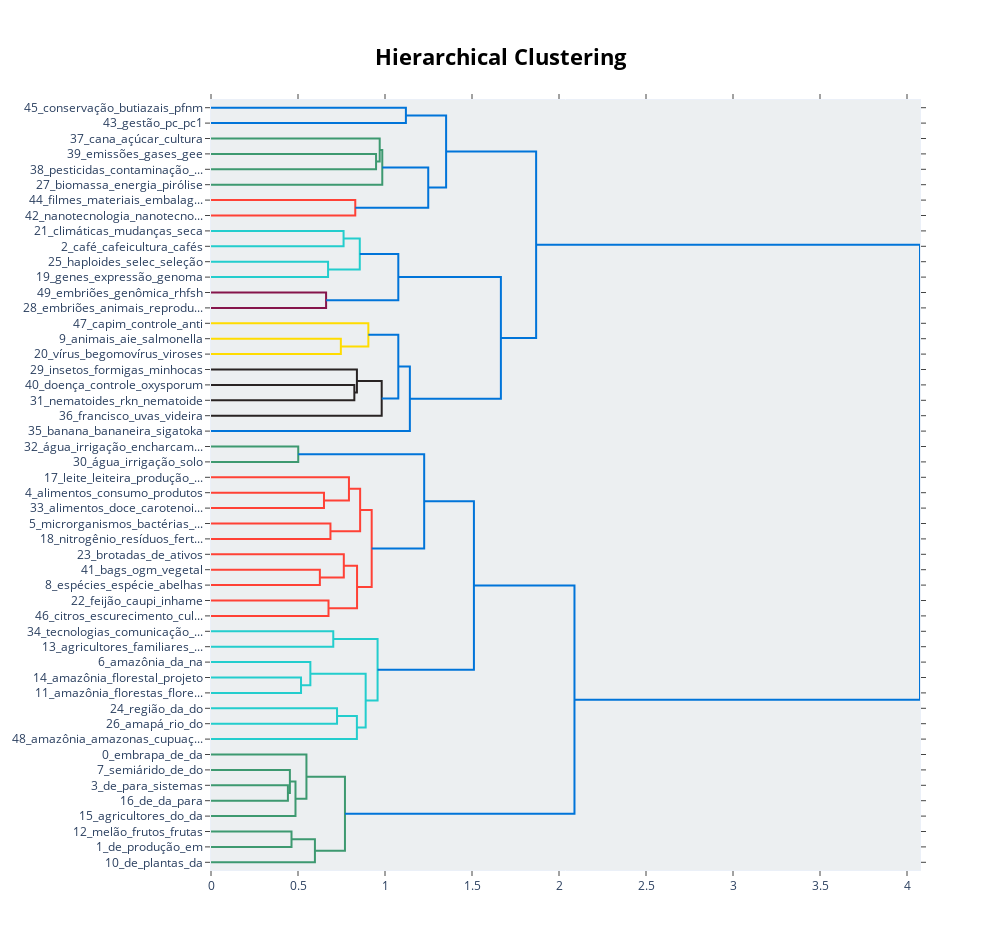

The notebook cell saved with this chart:
### Markdown cell above
Podemos também visualizar os tópicos de maneira hierárquica graças ao uso do HDBSCAN:

### Code cell
topic_model.visualize_hierarchy(top_n_topics=50)

### Figure 1 — Plotly figure (JSON) as saved in the notebook; plotly's stock layout.template omitted (floating-point values rounded to 4 significant figures)
{"data": [{"hoverinfo": "text", "marker": {"color": "rgb(0,116,217)"}, "mode": "lines", "type": "scatter", "x": [0, 1.12, 1.12, 0], "xaxis": "x", "y": [-5, -5, -15, -15], "yaxis": "y"}, {"hoverinfo": "text", "marker": {"color": "rgb(61,153,112)"}, "mode": "lines", "type": "scatter", "x": [0, 0.9486, 0.9486, 0], "xaxis": "x", "y": [-35, -35, -45, -45], "yaxis": "y"}, {"hoverinfo": "text", "marker": {"color": "rgb(61,153,112)"}, "mode": "lines", "type": "scatter", "x": [0, 0.9696, 0.9696, 0.9486], "xaxis": "x", "y": [-25, -25, -40, -40], "yaxis": "y"}, {"hoverinfo": "text", "marker": {"color": "rgb(61,153,112)"}, "mode": "lines", "type": "scatter", "x": [0.9696, 0.9844, 0.9844, 0], "xaxis": "x", "y": [-32.5, -32.5, -55, -55], "yaxis": "y"}, {"hoverinfo": "text", "marker": {"color": "rgb(255,65,54)"}, "mode": "lines", "type": "scatter", "x": [0, 0.8291, 0.8291, 0], "xaxis": "x", "y": [-65, -65, -75, -75], "yaxis": "y"}, {"hoverinfo": "text", "marker": {"color": "rgb(0,116,217)"}, "mode": "lines", "type": "scatter", "x": [0.9844, 1.248, 1.248, 0.8291], "xaxis": "x", "y": [-43.75, -43.75, -70, -70], "yaxis": "y"}, {"hoverinfo": "text", "marker": {"color": "rgb(0,116,217)"}, "mode": "lines", "type": "scatter", "x": [1.12, 1.351, 1.351, 1.248], "xaxis": "x", "y": [-10, -10, -56.88, -56.88], "yaxis": "y"}, {"hoverinfo": "text", "marker": {"color": "rgb(35,205,205)"}, "mode": "lines", "type": "scatter", "x": [0, 0.7619, 0.7619, 0], "xaxis": "x", "y": [-85, -85, -95, -95], "yaxis": "y"}, {"hoverinfo": "text", "marker": {"color": "rgb(35,205,205)"}, "mode": "lines", "type": "scatter", "x": [0, 0.6728, 0.6728, 0], "xaxis": "x", "y": [-105, -105, -115, -115], "yaxis": "y"}, {"hoverinfo": "text", "marker": {"color": "rgb(35,205,205)"}, "mode": "lines", "type": "scatter", "x": [0.7619, 0.8551, 0.8551, 0.6728], "xaxis": "x", "y": [-90, -90, -110, -110], "yaxis": "y"}, {"hoverinfo": "text", "marker": {"color": "rgb(133,20,75)"}, "mode": "lines", "type": "scatter", "x": [0, 0.6614, 0.6614, 0], "xaxis": "x", "y": [-125, -125, -135, -135], "yaxis": "y"}, {"hoverinfo": "text", "marker": {"color": "rgb(0,116,217)"}, "mode": "lines", "type": "scatter", "x": [0.8551, 1.077, 1.077, 0.6614], "xaxis": "x", "y": [-100, -100, -130, -130], "yaxis": "y"}, {"hoverinfo": "text", "marker": {"color": "rgb(255,220,0)"}, "mode": "lines", "type": "scatter", "x": [0, 0.7462, 0.7462, 0], "xaxis": "x", "y": [-155, -155, -165, -165], "yaxis": "y"}, {"hoverinfo": "text", "marker": {"color": "rgb(255,220,0)"}, "mode": "lines", "type": "scatter", "x": [0, 0.9043, 0.9043, 0.7462], "xaxis": "x", "y": [-145, -145, -160, -160], "yaxis": "y"}, {"hoverinfo": "text", "marker": {"color": "rgb(40,35,35)"}, "mode": "lines", "type": "scatter", "x": [0, 0.8238, 0.8238, 0], "xaxis": "x", "y": [-185, -185, -195, -195], "yaxis": "y"}, {"hoverinfo": "text", "marker": {"color": "rgb(40,35,35)"}, "mode": "lines", "type": "scatter", "x": [0, 0.8386, 0.8386, 0.8238], "xaxis": "x", "y": [-175, -175, -190, -190], "yaxis": "y"}, {"hoverinfo": "text", "marker": {"color": "rgb(40,35,35)"}, "mode": "lines", "type": "scatter", "x": [0.8386, 0.9811, 0.9811, 0], "xaxis": "x", "y": [-182.5, -182.5, -205, -205], "yaxis": "y"}, {"hoverinfo": "text", "marker": {"color": "rgb(0,116,217)"}, "mode": "lines", "type": "scatter", "x": [0.9043, 1.076, 1.076, 0.9811], "xaxis": "x", "y": [-152.5, -152.5, -193.8, -193.8], "yaxis": "y"}, {"hoverinfo": "text", "marker": {"color": "rgb(0,116,217)"}, "mode": "lines", "type": "scatter", "x": [1.076, 1.143, 1.143, 0], "xaxis": "x", "y": [-173.1, -173.1, -215, -215], "yaxis": "y"}, {"hoverinfo": "text", "marker": {"color": "rgb(0,116,217)"}, "mode": "lines", "type": "scatter", "x": [1.077, 1.666, 1.666, 1.143], "xaxis": "x", "y": [-115, -115, -194.1, -194.1], "yaxis": "y"}, {"hoverinfo": "text", "marker": {"color": "rgb(0,116,217)"}, "mode": "lines", "type": "scatter", "x": [1.351, 1.869, 1.869, 1.666], "xaxis": "x", "y": [-33.44, -33.44, -154.5, -154.5], "yaxis": "y"}, {"hoverinfo": "text", "marker": {"color": "rgb(61,153,112)"}, "mode": "lines", "type": "scatter", "x": [0, 0.5014, 0.5014, 0], "xaxis": "x", "y": [-225, -225, -235, -235], "yaxis": "y"}, {"hoverinfo": "text", "marker": {"color": "rgb(255,65,54)"}, "mode": "lines", "type": "scatter", "x": [0, 0.6493, 0.6493, 0], "xaxis": "x", "y": [-255, -255, -265, -265], "yaxis": "y"}, {"hoverinfo": "text", "marker": {"color": "rgb(255,65,54)"}, "mode": "lines", "type": "scatter", "x": [0, 0.7928, 0.7928, 0.6493], "xaxis": "x", "y": [-245, -245, -260, -260], "yaxis": "y"}, {"hoverinfo": "text", "marker": {"color": "rgb(255,65,54)"}, "mode": "lines", "type": "scatter", "x": [0, 0.6865, 0.6865, 0], "xaxis": "x", "y": [-275, -275, -285, -285], "yaxis": "y"}, {"hoverinfo": "text", "marker": {"color": "rgb(255,65,54)"}, "mode": "lines", "type": "scatter", "x": [0.7928, 0.857, 0.857, 0.6865], "xaxis": "x", "y": [-252.5, -252.5, -280, -280], "yaxis": "y"}, {"hoverinfo": "text", "marker": {"color": "rgb(255,65,54)"}, "mode": "lines", "type": "scatter", "x": [0, 0.6257, 0.6257, 0], "xaxis": "x", "y": [-305, -305, -315, -315], "yaxis": "y"}, {"hoverinfo": "text", "marker": {"color": "rgb(255,65,54)"}, "mode": "lines", "type": "scatter", "x": [0, 0.7633, 0.7633, 0.6257], "xaxis": "x", "y": [-295, -295, -310, -310], "yaxis": "y"}, {"hoverinfo": "text", "marker": {"color": "rgb(255,65,54)"}, "mode": "lines", "type": "scatter", "x": [0, 0.6753, 0.6753, 0], "xaxis": "x", "y": [-325, -325, -335, -335], "yaxis": "y"}, {"hoverinfo": "text", "marker": {"color": "rgb(255,65,54)"}, "mode": "lines", "type": "scatter", "x": [0.7633, 0.8394, 0.8394, 0.6753], "xaxis": "x", "y": [-302.5, -302.5, -330, -330], "yaxis": "y"}, {"hoverinfo": "text", "marker": {"color": "rgb(255,65,54)"}, "mode": "lines", "type": "scatter", "x": [0.857, 0.9235, 0.9235, 0.8394], "xaxis": "x", "y": [-266.2, -266.2, -316.2, -316.2], "yaxis": "y"}, {"hoverinfo": "text", "marker": {"color": "rgb(0,116,217)"}, "mode": "lines", "type": "scatter", "x": [0.5014, 1.225, 1.225, 0.9235], "xaxis": "x", "y": [-230, -230, -291.2, -291.2], "yaxis": "y"}, {"hoverinfo": "text", "marker": {"color": "rgb(35,205,205)"}, "mode": "lines", "type": "scatter", "x": [0, 0.7027, 0.7027, 0], "xaxis": "x", "y": [-345, -345, -355, -355], "yaxis": "y"}, {"hoverinfo": "text", "marker": {"color": "rgb(35,205,205)"}, "mode": "lines", "type": "scatter", "x": [0, 0.5174, 0.5174, 0], "xaxis": "x", "y": [-375, -375, -385, -385], "yaxis": "y"}, {"hoverinfo": "text", "marker": {"color": "rgb(35,205,205)"}, "mode": "lines", "type": "scatter", "x": [0, 0.571, 0.571, 0.5174], "xaxis": "x", "y": [-365, -365, -380, -380], "yaxis": "y"}, {"hoverinfo": "text", "marker": {"color": "rgb(35,205,205)"}, "mode": "lines", "type": "scatter", "x": [0, 0.7244, 0.7244, 0], "xaxis": "x", "y": [-395, -395, -405, -405], "yaxis": "y"}, {"hoverinfo": "text", "marker": {"color": "rgb(35,205,205)"}, "mode": "lines", "type": "scatter", "x": [0.7244, 0.8384, 0.8384, 0], "xaxis": "x", "y": [-400, -400, -415, -415], "yaxis": "y"}, {"hoverinfo": "text", "marker": {"color": "rgb(35,205,205)"}, "mode": "lines", "type": "scatter", "x": [0.571, 0.8889, 0.8889, 0.8384], "xaxis": "x", "y": [-372.5, -372.5, -407.5, -407.5], "yaxis": "y"}, {"hoverinfo": "text", "marker": {"color": "rgb(35,205,205)"}, "mode": "lines", "type": "scatter", "x": [0.7027, 0.9573, 0.9573, 0.8889], "xaxis": "x", "y": [-350, -350, -390, -390], "yaxis": "y"}, {"hoverinfo": "text", "marker": {"color": "rgb(0,116,217)"}, "mode": "lines", "type": "scatter", "x": [1.225, 1.511, 1.511, 0.9573], "xaxis": "x", "y": [-260.6, -260.6, -370, -370], "yaxis": "y"}, {"hoverinfo": "text", "marker": {"color": "rgb(61,153,112)"}, "mode": "lines", "type": "scatter", "x": [0, 0.442, 0.442, 0], "xaxis": "x", "y": [-445, -445, -455, -455], "yaxis": "y"}, {"hoverinfo": "text", "marker": {"color": "rgb(61,153,112)"}, "mode": "lines", "type": "scatter", "x": [0, 0.4533, 0.4533, 0.442], "xaxis": "x", "y": [-435, -435, -450, -450], "yaxis": "y"}, {"hoverinfo": "text", "marker": {"color": "rgb(61,153,112)"}, "mode": "lines", "type": "scatter", "x": [0.4533, 0.4856, 0.4856, 0], "xaxis": "x", "y": [-442.5, -442.5, -465, -465], "yaxis": "y"}, {"hoverinfo": "text", "marker": {"color": "rgb(61,153,112)"}, "mode": "lines", "type": "scatter", "x": [0, 0.5485, 0.5485, 0.4856], "xaxis": "x", "y": [-425, -425, -453.8, -453.8], "yaxis": "y"}, {"hoverinfo": "text", "marker": {"color": "rgb(61,153,112)"}, "mode": "lines", "type": "scatter", "x": [0, 0.4627, 0.4627, 0], "xaxis": "x", "y": [-475, -475, -485, -485], "yaxis": "y"}, {"hoverinfo": "text", "marker": {"color": "rgb(61,153,112)"}, "mode": "lines", "type": "scatter", "x": [0.4627, 0.5972, 0.5972, 0], "xaxis": "x", "y": [-480, -480, -495, -495], "yaxis": "y"}, {"hoverinfo": "text", "marker": {"color": "rgb(61,153,112)"}, "mode": "lines", "type": "scatter", "x": [0.5485, 0.7699, 0.7699, 0.5972], "xaxis": "x", "y": [-439.4, -439.4, -487.5, -487.5], "yaxis": "y"}, {"hoverinfo": "text", "marker": {"color": "rgb(0,116,217)"}, "mode": "lines", "type": "scatter", "x": [1.511, 2.089, 2.089, 0.7699], "xaxis": "x", "y": [-315.3, -315.3, -463.4, -463.4], "yaxis": "y"}, {"hoverinfo": "text", "marker": {"color": "rgb(0,116,217)"}, "mode": "lines", "type": "scatter", "x": [1.869, 4.075, 4.075, 2.089], "xaxis": "x", "y": [-93.98, -93.98, -389.4, -389.4], "yaxis": "y"}], "layout": {"autosize": false, "height": 950, "hoverlabel": {"bgcolor": "white", "font": {"family": "Rockwell", "size": 16}}, "hovermode": "closest", "plot_bgcolor": "#ECEFF1", "showlegend": false, "title": {"font": {"color": "Black", "size": 22}, "text": "<b>Hierarchical Clustering</b>", "x": 0.5, "xanchor": "center", "yanchor": "top"}, "width": 1000, "xaxis": {"mirror": "allticks", "rangemode": "tozero", "showgrid": false, "showline": true, "showticklabels": true, "ticks": "outside", "type": "linear", "zeroline": false}, "yaxis": {"mirror": "allticks", "range": [-500, 0], "rangemode": "tozero", "showgrid": false, "showline": true, "showticklabels": true, "tickmode": "array", "ticks": "outside", "ticktext": ["45_conservação_butiazais_pfnm", "43_gestão_pc_pc1", "37_cana_açúcar_cultura", "39_emissões_gases_gee", "38_pesticidas_contaminação_...", "27_biomassa_energia_pirólise", "44_filmes_materiais_embalag...", "42_nanotecnologia_nanotecno...", "21_climáticas_mudanças_seca", "2_café_cafeicultura_cafés", "25_haploides_selec_seleção", "19_genes_expressão_genoma", "49_embriões_genômica_rhfsh", "28_embriões_animais_reprodu...", "47_capim_controle_anti", "9_animais_aie_salmonella", "20_vírus_begomovírus_viroses", "29_insetos_formigas_minhocas", "40_doença_controle_oxysporum", "31_nematoides_rkn_nematoide", "36_francisco_uvas_videira", "35_banana_bananeira_sigatoka", "32_água_irrigação_encharcam...", "30_água_irrigação_solo", "17_leite_leiteira_produção_...", "4_alimentos_consumo_produtos", "33_alimentos_doce_carotenoi...", "5_microrganismos_bactérias_...", "18_nitrogênio_resíduos_fert...", "23_brotadas_de_ativos", "41_bags_ogm_vegetal", "8_espécies_espécie_abelhas", "22_feijão_caupi_inhame", "46_citros_escurecimento_cul...", "34_tecnologias_comunicação_...", "13_agricultores_familiares_...", "6_amazônia_da_na", "14_amazônia_florestal_projeto", "11_amazônia_florestas_flore...", "24_região_da_do", "26_amapá_rio_do", "48_amazônia_amazonas_cupuaç...", "0_embrapa_de_da", "7_semiárido_de_do", "3_de_para_sistemas", "16_de_da_para", "15_agricultores_do_da", "12_melão_frutos_frutas", "1_de_produção_em", "10_de_plantas_da"], "tickvals": [-5, -15, -25, -35, -45, -55, -65, -75, -85, -95, -105, -115, -125, -135, -145, -155, -165, -175, -185, -195, -205, -215, -225, -235, -245, -255, -265, -275, -285, -295, -305, -315, -325, -335, -345, -355, -365, -375, -385, -395, -405, -415, -425, -435, -445, -455, -465, -475, -485, -495], "type": "linear", "zeroline": false}}}
